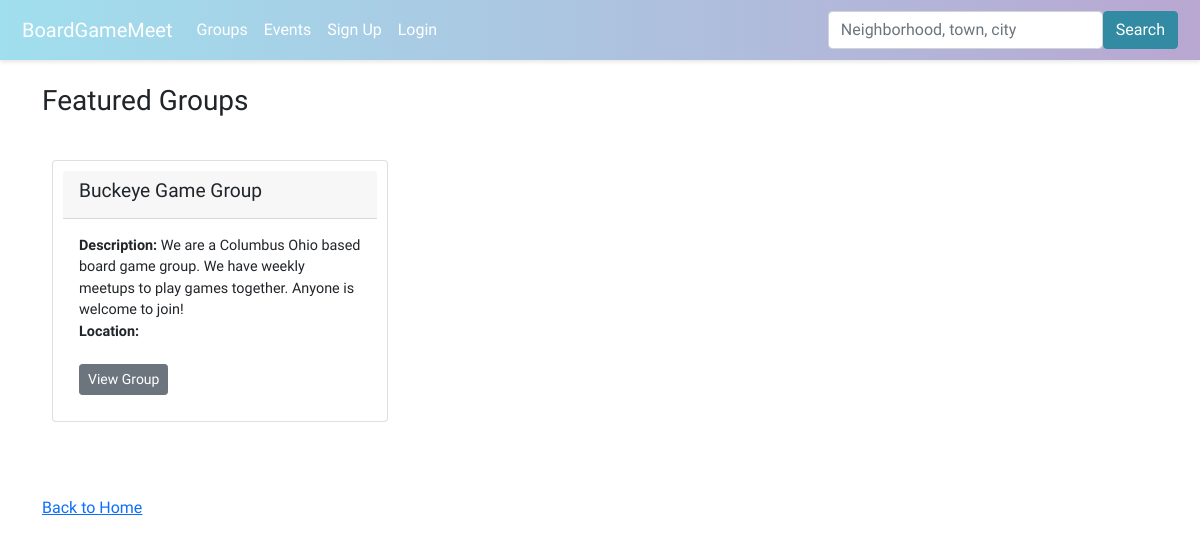
The page /groups/ on the database as committed earlier.
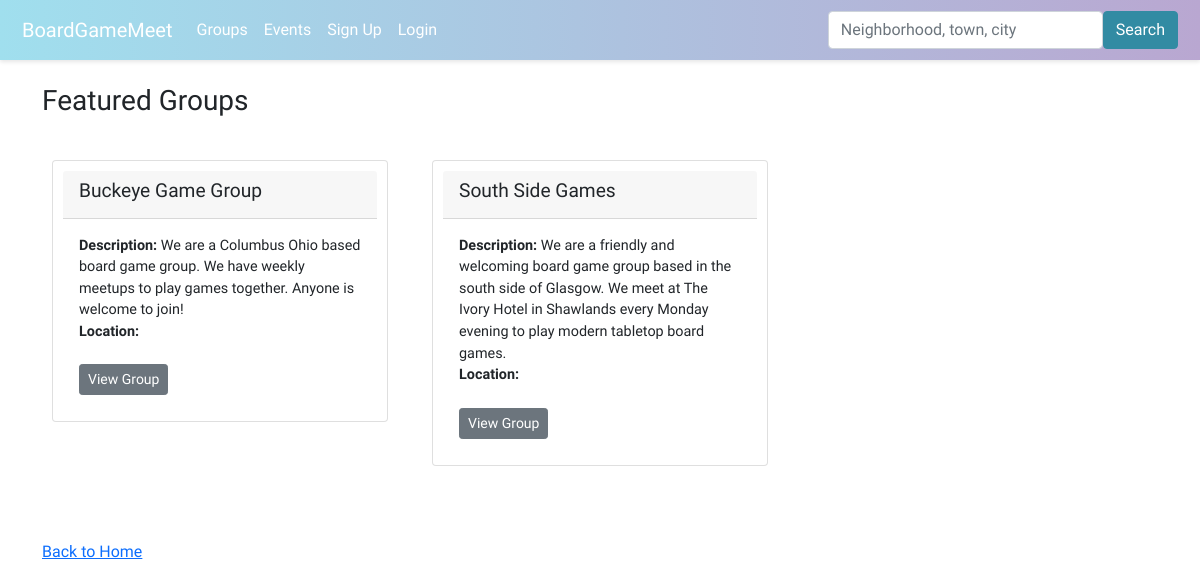
The same page on the database as committed later.
### boardgame/models.py (models this page shows, shortened)
class Group(models.Model):
    name = models.CharField(max_length=100)
    description = models.TextField()
    members = models.ManyToManyField(User, through='GroupMembers')
    slug = models.SlugField(unique=True)
    group_image = models.ImageField(upload_to='group_images/', null=True, blank=True)
    categories = models.ManyToManyField(Category, related_name='groups')
    tags = models.ManyToManyField(Tag, related_name='groups')

### boardgame/views.py (the view)
# urls.py: path('groups/', views.groups, name='groups'),
def groups(request):
    group_list = Group.objects.all().order_by('name')
    user_groups = None
    user = request.user
    if user.is_authenticated:
        user_groups = GroupMembers.objects.filter(user=user).select_related('group')
    context = {
        'groups': group_list,
        'user_groups': user_groups,
    }
    return render(request, 'boardgame/groups.html', context=context)

### boardgame/templates/boardgame/groups.html (shortened to what this page needs)
{% extends 'boardgame/base.html' %}
{% load static %}
{% block content %}
<div>
    <h3>Featured Groups</h3>
    <br />
    {% if groups %}
    <div class="row">
        {% for group in groups %}
        <div class="col-md-4 mb-3">
            <div class="card">
                <div class="card-header">
                    <h4>{{ group.name }}</h4>
                </div>
                <div class="card-body">
                    <p class="card-text">
                        <b>Description:</b> {{ group.description }}<br />
                        <b>Location:</b> {{ group.location }}<br /><br />
                        <a href="{% url 'group_profile' group.slug %}" class="btn btn-secondary btn-sm">View Group</a>
                    </p>
                </div>
            </div>
        </div>
        {% endfor %}
    </div>
    {% else %}
    <strong>There are no groups present.</strong>
    {% endif %}
</div>
<br /><br />
<div>
    <a href="{% url 'home' %}">Back to Home</a>
</div>
{% endblock %}

Rows that differ between the two databases and show on the page:
added Group: name "South Side Games", description "We are a friendly and welcoming board game group based in the south side of Glasgow. We meet at The Ivory Hotel in Shawlands every Monday evening to play modern tabletop board games."
